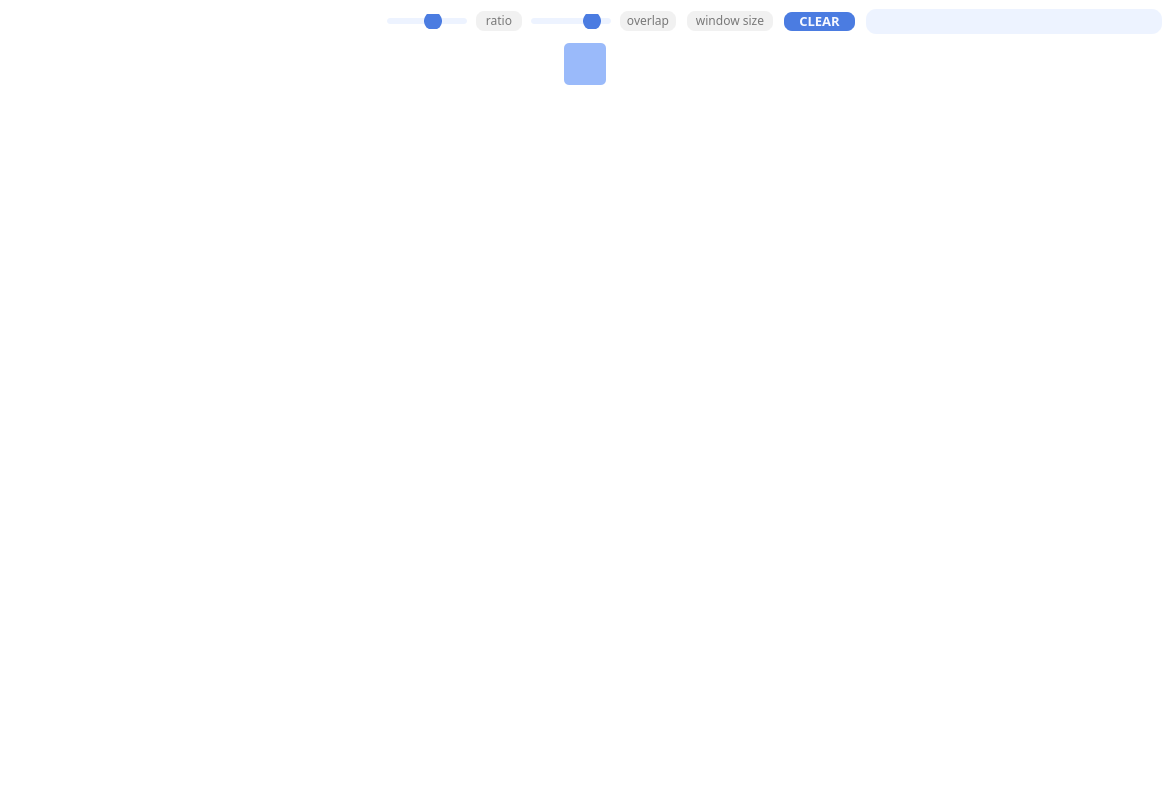
<?xml version="1.0" encoding="UTF-8"?>
<ui version="4.0">
 <class>Dialog</class>
 <widget class="QDialog" name="Dialog">
  <property name="geometry">
   <rect>
    <x>0</x>
    <y>0</y>
    <width>1174</width>
    <height>806</height>
   </rect>
  </property>
  <property name="windowTitle">
   <string>Dialog</string>
  </property>
  <property name="styleSheet">
   <string notr="true">background-color: white;</string>
  </property>
  <layout class="QGridLayout" name="gridLayout_5">
   <property name="leftMargin">
    <number>0</number>
   </property>
   <property name="topMargin">
    <number>0</number>
   </property>
   <property name="rightMargin">
    <number>0</number>
   </property>
   <property name="bottomMargin">
    <number>0</number>
   </property>
   <item row="0" column="0">
    <layout class="QGridLayout" name="gl_all">
     <property name="leftMargin">
      <number>1</number>
     </property>
     <property name="topMargin">
      <number>1</number>
     </property>
     <property name="rightMargin">
      <number>1</number>
     </property>
     <property name="bottomMargin">
      <number>1</number>
     </property>
     <property name="verticalSpacing">
      <number>7</number>
     </property>
     <item row="0" column="0">
      <layout class="QGridLayout" name="gl_bar">
       <property name="leftMargin">
        <number>6</number>
       </property>
       <property name="topMargin">
        <number>6</number>
       </property>
       <property name="rightMargin">
        <number>9</number>
       </property>
       <property name="horizontalSpacing">
        <number>7</number>
       </property>
       <item row="0" column="6">
        <widget class="QSlider" name="hs_split_ratio">
         <property name="enabled">
          <bool>false</bool>
         </property>
         <property name="minimumSize">
          <size>
           <width>80</width>
           <height>0</height>
          </size>
         </property>
         <property name="maximumSize">
          <size>
           <width>80</width>
           <height>16777215</height>
          </size>
         </property>
         <property name="styleSheet">
          <string notr="true">QSlider {
	border: none;
}

QSlider::groove:horizontal { 
	background-color: #EDF3FF;
	border: 0px solid #FFFFFF; 
	height: 6px; 
	border-radius: 3px;
}

QSlider::handle:horizontal { 
	background-color: #4B7CE1; 
	border: 2px solid #4B7CE1; 
	width: 14px; 
	height: 18px; 
	line-height: 18px; 
	margin-top: -6px; 
	margin-bottom: -6px; 
	border-radius: 9px; 
}

</string>
         </property>
         <property name="minimum">
          <number>10</number>
         </property>
         <property name="maximum">
          <number>20</number>
         </property>
         <property name="pageStep">
          <number>8</number>
         </property>
         <property name="sliderPosition">
          <number>16</number>
         </property>
         <property name="orientation">
          <enum>Qt::Horizontal</enum>
         </property>
        </widget>
       </item>
       <item row="0" column="2">
        <widget class="QPushButton" name="pb_open_image">
         <property name="enabled">
          <bool>true</bool>
         </property>
         <property name="minimumSize">
          <size>
           <width>23</width>
           <height>23</height>
          </size>
         </property>
         <property name="maximumSize">
          <size>
           <width>23</width>
           <height>23</height>
          </size>
         </property>
         <property name="font">
          <font>
           <family>Tw Cen MT Condensed</family>
           <pointsize>12</pointsize>
          </font>
         </property>
         <property name="cursor">
          <cursorShape>PointingHandCursor</cursorShape>
         </property>
         <property name="styleSheet">
          <string notr="true">QPushButton {
	background-color: rgba(0,0,0,0);
	border: none;
}
QPushButton:pressed{
	margin: 1 1 1 1;
	outline: 0;
}</string>
         </property>
         <property name="text">
          <string/>
         </property>
         <property name="icon">
          <iconset>
           <normaloff>../GUIImg/insert-picture-icon.png</normaloff>../GUIImg/insert-picture-icon.png</iconset>
         </property>
         <property name="iconSize">
          <size>
           <width>20</width>
           <height>20</height>
          </size>
         </property>
        </widget>
       </item>
       <item row="0" column="0">
        <widget class="QPushButton" name="pb_return">
         <property name="sizePolicy">
          <sizepolicy hsizetype="Minimum" vsizetype="Minimum">
           <horstretch>0</horstretch>
           <verstretch>0</verstretch>
          </sizepolicy>
         </property>
         <property name="minimumSize">
          <size>
           <width>23</width>
           <height>23</height>
          </size>
         </property>
         <property name="maximumSize">
          <size>
           <width>23</width>
           <height>23</height>
          </size>
         </property>
         <property name="styleSheet">
          <string notr="true">QPushButton {
	background-color: transparent;
	border: none;
}

QPushButton:pressed {
	outline: 0;
}

</string>
         </property>
         <property name="text">
          <string/>
         </property>
         <property name="icon">
          <iconset>
           <normaloff>../GUIImg/pb-home.png</normaloff>
           <activeon>../GUIImg/pb-home-hover.png</activeon>../GUIImg/pb-home.png</iconset>
         </property>
         <property name="iconSize">
          <size>
           <width>20</width>
           <height>20</height>
          </size>
         </property>
        </widget>
       </item>
       <item row="0" column="4">
        <widget class="QPushButton" name="pb_save">
         <property name="enabled">
          <bool>false</bool>
         </property>
         <property name="minimumSize">
          <size>
           <width>23</width>
           <height>23</height>
          </size>
         </property>
         <property name="maximumSize">
          <size>
           <width>23</width>
           <height>23</height>
          </size>
         </property>
         <property name="font">
          <font>
           <family>Tw Cen MT Condensed</family>
           <pointsize>12</pointsize>
          </font>
         </property>
         <property name="styleSheet">
          <string notr="true">QPushButton {
	background-color: rgba(0,0,0,0);
	border: none;
}
QPushButton:pressed{
	margin: 1 1 1 1;
	outline: 0;
}
</string>
         </property>
         <property name="text">
          <string/>
         </property>
         <property name="icon">
          <iconset>
           <normaloff>../GUIImg/pb-save.png</normaloff>../GUIImg/pb-save.png</iconset>
         </property>
         <property name="iconSize">
          <size>
           <width>21</width>
           <height>21</height>
          </size>
         </property>
        </widget>
       </item>
       <item row="0" column="3">
        <widget class="QPushButton" name="pb_open_shape">
         <property name="enabled">
          <bool>false</bool>
         </property>
         <property name="minimumSize">
          <size>
           <width>23</width>
           <height>23</height>
          </size>
         </property>
         <property name="maximumSize">
          <size>
           <width>23</width>
           <height>23</height>
          </size>
         </property>
         <property name="font">
          <font>
           <family>Tw Cen MT Condensed</family>
           <pointsize>12</pointsize>
          </font>
         </property>
         <property name="cursor">
          <cursorShape>PointingHandCursor</cursorShape>
         </property>
         <property name="styleSheet">
          <string notr="true">QPushButton {
	background-color: rgba(0,0,0,0);
	border: none;
}
QPushButton:pressed{
	margin: 1 1 1 1;
	outline: 0;
}</string>
         </property>
         <property name="text">
          <string/>
         </property>
         <property name="icon">
          <iconset>
           <normaloff>../GUIImg/block.png</normaloff>../GUIImg/block.png</iconset>
         </property>
         <property name="iconSize">
          <size>
           <width>21</width>
           <height>21</height>
          </size>
         </property>
        </widget>
       </item>
       <item row="0" column="1">
        <widget class="QPushButton" name="pb_initial">
         <property name="enabled">
          <bool>true</bool>
         </property>
         <property name="minimumSize">
          <size>
           <width>23</width>
           <height>23</height>
          </size>
         </property>
         <property name="maximumSize">
          <size>
           <width>23</width>
           <height>23</height>
          </size>
         </property>
         <property name="styleSheet">
          <string notr="true">QPushButton {
	background-color: rgba(0,0,0,0);
	border: none;
}
QPushButton:pressed {
	margin: 1 1 1 1;
	outline: 0;
}</string>
         </property>
         <property name="text">
          <string/>
         </property>
         <property name="icon">
          <iconset>
           <normaloff>../GUIImg/pb-repeat.png</normaloff>../GUIImg/pb-repeat.png</iconset>
         </property>
         <property name="iconSize">
          <size>
           <width>19</width>
           <height>19</height>
          </size>
         </property>
        </widget>
       </item>
       <item row="0" column="5">
        <spacer name="horizontalSpacer">
         <property name="orientation">
          <enum>Qt::Horizontal</enum>
         </property>
         <property name="sizeHint" stdset="0">
          <size>
           <width>40</width>
           <height>20</height>
          </size>
         </property>
        </spacer>
       </item>
       <item row="0" column="7">
        <widget class="QLineEdit" name="le_split_ratio">
         <property name="enabled">
          <bool>false</bool>
         </property>
         <property name="minimumSize">
          <size>
           <width>50</width>
           <height>0</height>
          </size>
         </property>
         <property name="maximumSize">
          <size>
           <width>50</width>
           <height>16777215</height>
          </size>
         </property>
         <property name="font">
          <font>
           <family>Eras Medium ITC</family>
           <pointsize>9</pointsize>
          </font>
         </property>
         <property name="styleSheet">
          <string notr="true">QLineEdit {
	border: 2px solid #FFFFFF;
	border-radius: 10px;
	background-color: #F1F1F1;
	padding-bottom: 1px;
}
</string>
         </property>
         <property name="text">
          <string/>
         </property>
         <property name="alignment">
          <set>Qt::AlignCenter</set>
         </property>
         <property name="placeholderText">
          <string>ratio</string>
         </property>
        </widget>
       </item>
       <item row="0" column="8">
        <widget class="QSlider" name="hs_overlap_ratio">
         <property name="enabled">
          <bool>false</bool>
         </property>
         <property name="minimumSize">
          <size>
           <width>80</width>
           <height>0</height>
          </size>
         </property>
         <property name="maximumSize">
          <size>
           <width>80</width>
           <height>16777215</height>
          </size>
         </property>
         <property name="styleSheet">
          <string notr="true">QSlider {
	border: none;
}

QSlider::groove:horizontal { 
	background-color: #EDF3FF;
	border: 0px solid #FFFFFF; 
	height: 6px; 
	border-radius: 3px;
}

QSlider::handle:horizontal { 
	background-color: #4B7CE1; 
	border: 2px solid #4B7CE1; 
	width: 14px; 
	height: 18px; 
	line-height: 18px; 
	margin-top: -6px; 
	margin-bottom: -6px; 
	border-radius: 9px; 
}

</string>
         </property>
         <property name="minimum">
          <number>0</number>
         </property>
         <property name="maximum">
          <number>19</number>
         </property>
         <property name="pageStep">
          <number>8</number>
         </property>
         <property name="sliderPosition">
          <number>16</number>
         </property>
         <property name="orientation">
          <enum>Qt::Horizontal</enum>
         </property>
        </widget>
       </item>
       <item row="0" column="9">
        <widget class="QLineEdit" name="le_overlap_ratio">
         <property name="enabled">
          <bool>false</bool>
         </property>
         <property name="minimumSize">
          <size>
           <width>60</width>
           <height>0</height>
          </size>
         </property>
         <property name="maximumSize">
          <size>
           <width>60</width>
           <height>16777215</height>
          </size>
         </property>
         <property name="font">
          <font>
           <family>Eras Medium ITC</family>
           <pointsize>9</pointsize>
          </font>
         </property>
         <property name="styleSheet">
          <string notr="true">QLineEdit {
	border: 2px solid #FFFFFF;
	border-radius: 10px;
	background-color: #F1F1F1;
	padding-bottom: 1px;
}
</string>
         </property>
         <property name="text">
          <string/>
         </property>
         <property name="alignment">
          <set>Qt::AlignCenter</set>
         </property>
         <property name="placeholderText">
          <string>overlap</string>
         </property>
        </widget>
       </item>
       <item row="0" column="11">
        <widget class="QPushButton" name="pb_clear_crop">
         <property name="enabled">
          <bool>true</bool>
         </property>
         <property name="minimumSize">
          <size>
           <width>75</width>
           <height>0</height>
          </size>
         </property>
         <property name="maximumSize">
          <size>
           <width>75</width>
           <height>16777215</height>
          </size>
         </property>
         <property name="font">
          <font>
           <family>Tw Cen MT Condensed</family>
           <pointsize>10</pointsize>
           <weight>75</weight>
           <bold>true</bold>
          </font>
         </property>
         <property name="styleSheet">
          <string notr="true">QPushButton {
	background-color: #4B7CE1;
	color: #F7F9FF;
	border: 2px solid white;
	border-radius: 10px;
	padding-bottom: 1px;
}
QPushButton:pressed {
	margin: 1 1 1 1;
}</string>
         </property>
         <property name="text">
          <string>CLEAR</string>
         </property>
        </widget>
       </item>
       <item row="0" column="10">
        <widget class="QLineEdit" name="le_wsize">
         <property name="enabled">
          <bool>false</bool>
         </property>
         <property name="minimumSize">
          <size>
           <width>90</width>
           <height>0</height>
          </size>
         </property>
         <property name="maximumSize">
          <size>
           <width>90</width>
           <height>16777215</height>
          </size>
         </property>
         <property name="font">
          <font>
           <family>Eras Medium ITC</family>
           <pointsize>9</pointsize>
          </font>
         </property>
         <property name="styleSheet">
          <string notr="true">QLineEdit {
	border: 2px solid white;
	border-radius: 10px;
	background-color: #F1F1F1;
	padding-bottom: 1px;
}</string>
         </property>
         <property name="text">
          <string/>
         </property>
         <property name="alignment">
          <set>Qt::AlignCenter</set>
         </property>
         <property name="placeholderText">
          <string>window size</string>
         </property>
        </widget>
       </item>
       <item row="0" column="12">
        <widget class="QLineEdit" name="le_crop_info">
         <property name="enabled">
          <bool>true</bool>
         </property>
         <property name="minimumSize">
          <size>
           <width>300</width>
           <height>0</height>
          </size>
         </property>
         <property name="maximumSize">
          <size>
           <width>300</width>
           <height>16777215</height>
          </size>
         </property>
         <property name="font">
          <font>
           <family>Tw Cen MT Condensed</family>
           <pointsize>11</pointsize>
          </font>
         </property>
         <property name="styleSheet">
          <string notr="true">QLineEdit {
	border: 2px solid white;
	border-radius: 12px;
	background-color: #EDF3FF;
	padding-bottom: 1px;
}</string>
         </property>
         <property name="text">
          <string/>
         </property>
         <property name="alignment">
          <set>Qt::AlignCenter</set>
         </property>
         <property name="readOnly">
          <bool>false</bool>
         </property>
        </widget>
       </item>
      </layout>
     </item>
     <item row="1" column="0">
      <layout class="QHBoxLayout" name="horizontalLayout" stretch="0,1">
       <item>
        <layout class="QGridLayout" name="gl_mode">
         <property name="leftMargin">
          <number>5</number>
         </property>
         <property name="verticalSpacing">
          <number>6</number>
         </property>
         <item row="0" column="0">
          <widget class="QPushButton" name="pb_crop_mode">
           <property name="enabled">
            <bool>true</bool>
           </property>
           <property name="minimumSize">
            <size>
             <width>42</width>
             <height>42</height>
            </size>
           </property>
           <property name="maximumSize">
            <size>
             <width>42</width>
             <height>42</height>
            </size>
           </property>
           <property name="styleSheet">
            <string notr="true">QPushButton {
	border: none;
	border-radius: 5px;
	background-color: #9ABAFA;

}

QPushButton:pressed{
	margin: 1 1 1 1;
	outline: 0;
}</string>
           </property>
           <property name="text">
            <string/>
           </property>
           <property name="icon">
            <iconset>
             <normaloff>../GUIImg/bnbox.png</normaloff>../GUIImg/bnbox.png</iconset>
           </property>
           <property name="iconSize">
            <size>
             <width>27</width>
             <height>27</height>
            </size>
           </property>
          </widget>
         </item>
         <item row="2" column="0">
          <widget class="QPushButton" name="pb_cut_mode">
           <property name="minimumSize">
            <size>
             <width>42</width>
             <height>42</height>
            </size>
           </property>
           <property name="maximumSize">
            <size>
             <width>42</width>
             <height>42</height>
            </size>
           </property>
           <property name="styleSheet">
            <string notr="true">QPushButton {
	border: none;
	border-radius: 5px;
}
QPushButton:pressed{
	margin: 1 1 1 1;
	outline: 0;
}

QPushButton:hover {
	background-color: #EDF3FF;
}</string>
           </property>
           <property name="text">
            <string/>
           </property>
           <property name="icon">
            <iconset>
             <normaloff>../GUIImg/segment.png</normaloff>../GUIImg/segment.png</iconset>
           </property>
           <property name="iconSize">
            <size>
             <width>25</width>
             <height>25</height>
            </size>
           </property>
          </widget>
         </item>
         <item row="1" column="0">
          <widget class="QPushButton" name="pb_poly_mode">
           <property name="minimumSize">
            <size>
             <width>42</width>
             <height>42</height>
            </size>
           </property>
           <property name="maximumSize">
            <size>
             <width>42</width>
             <height>42</height>
            </size>
           </property>
           <property name="styleSheet">
            <string notr="true">QPushButton {
	border: None;
	border-radius: 5px;
}

QPushButton:pressed{
	margin: 1 1 1 1;
	outline: 0;
}

QPushButton:hover {
	background-color: #EDF3FF;
}</string>
           </property>
           <property name="text">
            <string/>
           </property>
           <property name="icon">
            <iconset>
             <normaloff>../GUIImg/box2.png</normaloff>../GUIImg/box2.png</iconset>
           </property>
           <property name="iconSize">
            <size>
             <width>29</width>
             <height>29</height>
            </size>
           </property>
          </widget>
         </item>
         <item row="3" column="0">
          <spacer name="verticalSpacer">
           <property name="orientation">
            <enum>Qt::Vertical</enum>
           </property>
           <property name="sizeHint" stdset="0">
            <size>
             <width>20</width>
             <height>40</height>
            </size>
           </property>
          </spacer>
         </item>
        </layout>
       </item>
       <item>
        <layout class="QGridLayout" name="gl_canvas">
         <property name="rightMargin">
          <number>9</number>
         </property>
         <property name="bottomMargin">
          <number>11</number>
         </property>
        </layout>
       </item>
      </layout>
     </item>
    </layout>
   </item>
  </layout>
 </widget>
 <resources/>
 <connections/>
</ui>
